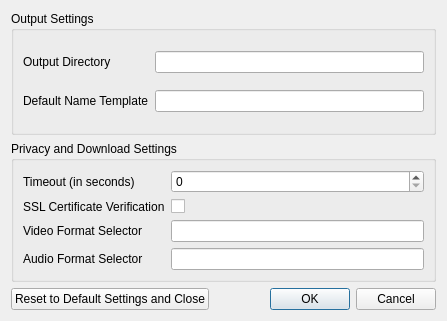
<?xml version="1.0" encoding="UTF-8"?>
<ui version="4.0">
 <class>PreferencesDialog</class>
 <widget class="QDialog" name="PreferencesDialog">
  <property name="geometry">
   <rect>
    <x>0</x>
    <y>0</y>
    <width>447</width>
    <height>321</height>
   </rect>
  </property>
  <property name="sizePolicy">
   <sizepolicy hsizetype="Preferred" vsizetype="Preferred">
    <horstretch>0</horstretch>
    <verstretch>0</verstretch>
   </sizepolicy>
  </property>
  <property name="minimumSize">
   <size>
    <width>0</width>
    <height>321</height>
   </size>
  </property>
  <property name="maximumSize">
   <size>
    <width>16777215</width>
    <height>321</height>
   </size>
  </property>
  <property name="windowTitle">
   <string>Dialog</string>
  </property>
  <layout class="QVBoxLayout" name="verticalLayout">
   <item>
    <widget class="QGroupBox" name="groupBox_3">
     <property name="sizePolicy">
      <sizepolicy hsizetype="Preferred" vsizetype="Preferred">
       <horstretch>0</horstretch>
       <verstretch>0</verstretch>
      </sizepolicy>
     </property>
     <property name="title">
      <string>Output Settings</string>
     </property>
     <layout class="QGridLayout" name="gridLayout">
      <item row="1" column="1">
       <widget class="QLineEdit" name="defaultNameTemplateLineEdit"/>
      </item>
      <item row="0" column="0">
       <widget class="QLabel" name="label">
        <property name="toolTip">
         <string>The location where downloaded files are saved.</string>
        </property>
        <property name="text">
         <string>Output Directory</string>
        </property>
       </widget>
      </item>
      <item row="1" column="0">
       <widget class="QLabel" name="label_2">
        <property name="toolTip">
         <string>See youtube-dl's github repo for 'output templates'</string>
        </property>
        <property name="text">
         <string>Default Name Template</string>
        </property>
       </widget>
      </item>
      <item row="0" column="1">
       <widget class="QLineEdit" name="outputDirectoryLineEdit"/>
      </item>
     </layout>
    </widget>
   </item>
   <item>
    <widget class="QGroupBox" name="groupBox_2">
     <property name="title">
      <string>Privacy and Download Settings</string>
     </property>
     <layout class="QGridLayout" name="gridLayout_2">
      <item row="2" column="0">
       <widget class="QLabel" name="label_9">
        <property name="toolTip">
         <string>&lt;html&gt;&lt;head/&gt;&lt;body&gt;&lt;p&gt;Format Selector to use when Downloading Videos.&lt;/p&gt;&lt;p&gt;See youtube-dl's github repo under 'format selection'.&lt;/p&gt;&lt;/body&gt;&lt;/html&gt;</string>
        </property>
        <property name="text">
         <string>Video Format Selector</string>
        </property>
       </widget>
      </item>
      <item row="3" column="1">
       <widget class="QLineEdit" name="audioFormatSelectorLineEdit"/>
      </item>
      <item row="2" column="1">
       <widget class="QLineEdit" name="videoFormatSelectorLineEdit"/>
      </item>
      <item row="0" column="0">
       <widget class="QLabel" name="label_6">
        <property name="toolTip">
         <string>Time to wait for unresponsive hosts, in seconds.</string>
        </property>
        <property name="text">
         <string>Timeout (in seconds)</string>
        </property>
       </widget>
      </item>
      <item row="1" column="0">
       <widget class="QLabel" name="label_7">
        <property name="toolTip">
         <string>Wether to verify SSL certificates or not.</string>
        </property>
        <property name="text">
         <string>SSL Certificate Verification</string>
        </property>
       </widget>
      </item>
      <item row="0" column="1">
       <widget class="QSpinBox" name="timeoutSpinBox"/>
      </item>
      <item row="1" column="1">
       <widget class="QCheckBox" name="checkCertificateCheckBox">
        <property name="text">
         <string/>
        </property>
       </widget>
      </item>
      <item row="3" column="0">
       <widget class="QLabel" name="label_10">
        <property name="toolTip">
         <string>&lt;html&gt;&lt;head/&gt;&lt;body&gt;&lt;p&gt;Format Selector to use when Downloading Audio.&lt;/p&gt;&lt;p&gt;See youtube-dl's github repo under 'format selection'.&lt;/p&gt;&lt;/body&gt;&lt;/html&gt;</string>
        </property>
        <property name="text">
         <string>Audio Format Selector</string>
        </property>
       </widget>
      </item>
     </layout>
    </widget>
   </item>
   <item>
    <layout class="QHBoxLayout" name="horizontalLayout">
     <item>
      <widget class="QPushButton" name="resetDefaultSettingsPushButton">
       <property name="text">
        <string>Reset to Default Settings and Close</string>
       </property>
      </widget>
     </item>
     <item>
      <widget class="QDialogButtonBox" name="buttonBox">
       <property name="orientation">
        <enum>Qt::Horizontal</enum>
       </property>
       <property name="standardButtons">
        <set>QDialogButtonBox::Cancel|QDialogButtonBox::Ok</set>
       </property>
      </widget>
     </item>
    </layout>
   </item>
  </layout>
 </widget>
 <resources/>
 <connections>
  <connection>
   <sender>buttonBox</sender>
   <signal>accepted()</signal>
   <receiver>PreferencesDialog</receiver>
   <slot>accept()</slot>
   <hints>
    <hint type="sourcelabel">
     <x>248</x>
     <y>254</y>
    </hint>
    <hint type="destinationlabel">
     <x>157</x>
     <y>274</y>
    </hint>
   </hints>
  </connection>
  <connection>
   <sender>buttonBox</sender>
   <signal>rejected()</signal>
   <receiver>PreferencesDialog</receiver>
   <slot>reject()</slot>
   <hints>
    <hint type="sourcelabel">
     <x>316</x>
     <y>260</y>
    </hint>
    <hint type="destinationlabel">
     <x>286</x>
     <y>274</y>
    </hint>
   </hints>
  </connection>
 </connections>
</ui>
